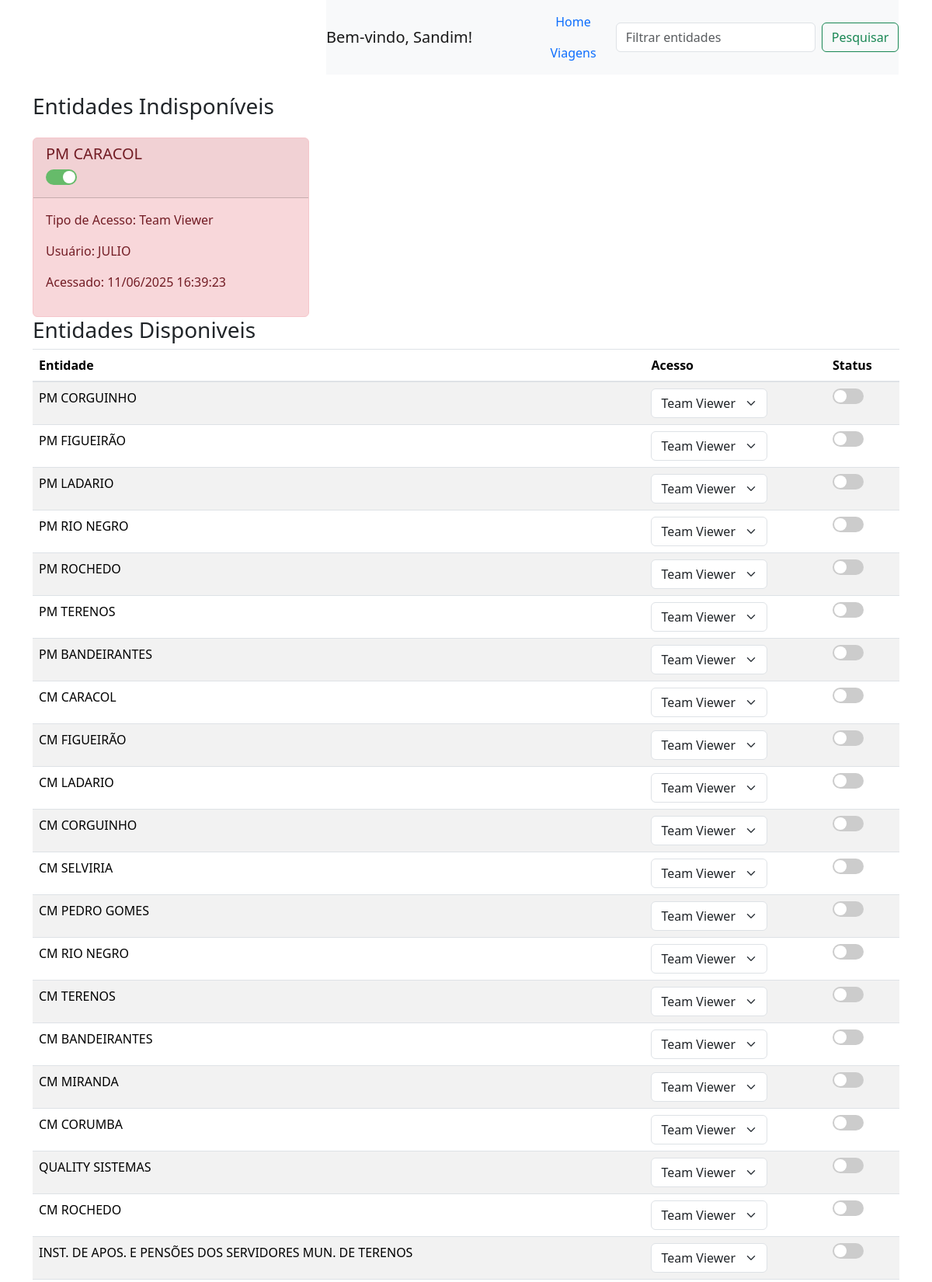
/ (signed in, upper part), run on the app's committed database.
### models.py (models this page shows)
class Entidade(db.Model):
    __tablename__ = 'entidades'
    id = db.Column(db.Integer, primary_key=True)
    nome = db.Column(db.String(100), nullable=False)
    usuario = db.Column(db.String(100))
    data = db.Column(db.DateTime)
    acesso = db.Column(db.String(100))
    tipo = db.Column(db.String(100))
    ativo = db.Column(db.Boolean, default=True)

### app.py (the view)
@app.route('/', methods=['GET', 'POST'])
def home():
    if 'username' not in session:
        if request.method == 'POST':
            session['username'] = request.form['username']
        else:
            return render_template('welcome.html')
    filtro = request.args.get('filtro', '')
    entidades = Entidade.query.filter(
        Entidade.nome.like(f'%{filtro}%')
    ).order_by(Entidade.ativo.asc()).all()
    for entidade in entidades:
        if entidade.data:  # Verifique se a data existe para evitar erros
            entidade.data_formatada = entidade.data.strftime('%d/%m/%Y %H:%M:%S')
        else:
            entidade.data_formatada = 'Data não disponível'
    e_filter = Entidade.query.filter(Entidade.ativo == False).all()
    if len(e_filter) == 0:
        qt_inativo = 0
    else :
        qt_inativo = 1
    return render_template('index.html', entidades=entidades, qt = qt_inativo  )

### templates/index.html (shortened to what this page needs)
<!DOCTYPE html>
<html lang="pt-br">
<head>
    <link rel="stylesheet" href="{{ url_for('static', filename='css/styles.css') }}">
    <link rel="stylesheet" href="https://cdnjs.cloudflare.com/ajax/libs/font-awesome/6.0.0-beta3/css/all.min.css">
    <link rel="stylesheet" href="https://stackpath.bootstrapcdn.com/bootstrap/4.5.2/css/bootstrap.min.css">
    <link href="https://cdn.jsdelivr.net/npm/bootstrap@5.3.3/dist/css/bootstrap.min.css" rel="stylesheet">
    <link href="https://cdn.jsdelivr.net/gh/gitbrent/bootstrap-switch-button@1.1.0/css/bootstrap-switch-button.min.css" rel="stylesheet">
</head>
<body>
    <div class="nav">
        <nav class="navbar navbar-expand-lg navbar-light bg-light">
            <a class="navbar-brand" href="#">Bem-vindo, {{ session['username'] }}!</a>
            <div class="collapse navbar-collapse" id="navbarSupportedContent">
                <ul class="nav justify-content-center">
                    <li class="nav-item">
                      <a class="nav-link" aria-current="page" href="{{url_for('home')}}">Home</a>
                    </li>
                    <li class="nav-item">
                      <a class="nav-link" href="{{url_for('viagens')}}">Viagens</a>
                    </li>
                </ul>
            </div>
            <form class="form-inline" method="GET" action="{{ url_for('home') }}">
                <input class="form-control mr-sm-2" type="search" name="filtro" placeholder="Filtrar entidades" value="{{ request.args.get('filtro', '') }}">
                <button class="btn btn-outline-success" type="submit">Pesquisar</button>
            </form>
        </nav>
    </div>
    <div class="container mt-4">
        {% if  qt != 0 %} <h3>Entidades Indisponíveis</h3> {% else %} <h3></h3> {% endif %}
        <div class="row" id="inativas-container">
            {% for entidade in entidades if not entidade.ativo %}
                <div class="col-md-4">
                    <div class="card entidade-card inativo">
                        <div class="card-header">
                            <h5>{{ entidade.nome }}</h5>
                            <form action="{{ url_for('toggle', entidade_id=entidade.id) }}" method="post">
                                <label class="switch">
                                    <span class="slider round"></span>
                                </label>
                            </form>
                        </div>
                        <div class="card-body">
                            <p id="tipo-acesso">Tipo de Acesso: {{entidade.acesso}}</p>
                            <p id="nome-usuario">Usuário: {{entidade.usuario}} </p>
                            <p>Acessado: {{entidade.data_formatada}} </p>
                        </div>
                    </div>
                </div>
            {% endfor %}
        </div>
        <h3>Entidades Disponiveis</h3>
        <table class="table table-striped">
            <thead>
                <tr>
                    <th>Entidade</th>
                    <th>Acesso</th>
                    <th>Status</th>
                </tr>
            </thead>
            <tbody id="ativas-container">
                {% for entidade in entidades if entidade.ativo %}
                    <tr>
                        <td>{{ entidade.nome }}</td>
                        <td>
                            <select id="tool-{{ entidade.id }}" class="form-select" name="tool" aria-label="Default select example" style="width: 150px;">
                                <option value="Team Viewer" selected>Team Viewer</option>
                            </select>
                        </td>
                        <td>
                            <label class="switch">
                                <span class="slider round"></span>
                            </label>
                        </td>
                    </tr>
                {% endfor %}
            </tbody>
        </table>
    </div>
</body>
</html>

### static/css/styles.css (style rules this page uses)
.entidade-card.inativo { background-color: #f8d7da; border: 1px solid #f5c6cb; color: #721c24; margin-top: 15px; margin-bottom: 10; transition: all 0.5s ease; }
.nav { display: flex; align-items: center; margin-left: 35%; }
.switch { position: relative; display: inline-block; width: 40px; height: 20px; }
.slider { position: absolute; cursor: pointer; top: 0; left: 0; right: 0; bottom: 0; background-color: #ccc; transition: 0.4s; border-radius: 20px; }
.slider:before { position: absolute; content: ""; height: 16px; width: 16px; left: 2px; bottom: 2px; background-color: white; transition: 0.4s; border-radius: 50%; }
input:checked + .slider { background-color: #66bb6a; }
input:checked + .slider:before { transform: translateX(20px); }
.container { margin-top: 20px; }

### data on the page
Entidade: nome "PM CARACOL", acesso "Team Viewer", usuario "JULIO", data_formatada "11/06/2025 16:39:23"
Entidade: nome "PM CORGUINHO", tool "Team Viewer"
Entidade: nome "PM FIGUEIRÃO", tool "Team Viewer"
Entidade: nome "PM LADARIO", tool "Team Viewer"
Entidade: nome "PM RIO NEGRO", tool "Team Viewer"
Entidade: nome "PM ROCHEDO", tool "Team Viewer"
Entidade: nome "PM TERENOS", tool "Team Viewer"
Entidade: nome "PM BANDEIRANTES", tool "Team Viewer"
Entidade: nome "CM CARACOL", tool "Team Viewer"
Entidade: nome "CM FIGUEIRÃO", tool "Team Viewer"
Entidade: nome "CM LADARIO", tool "Team Viewer"
Entidade: nome "CM CORGUINHO", tool "Team Viewer"
Entidade: nome "CM SELVIRIA", tool "Team Viewer"
Entidade: nome "CM PEDRO GOMES", tool "Team Viewer"
Entidade: nome "CM RIO NEGRO", tool "Team Viewer"
Entidade: nome "CM TERENOS", tool "Team Viewer"
Entidade: nome "CM BANDEIRANTES", tool "Team Viewer"
Entidade: nome "CM MIRANDA", tool "Team Viewer"
Entidade: nome "CM CORUMBA", tool "Team Viewer"
Entidade: nome "QUALITY SISTEMAS", tool "Team Viewer"
Entidade: nome "CM ROCHEDO", tool "Team Viewer"
Entidade: nome "INST. DE APOS. E PENSÕES DOS SERVIDORES MUN. DE TERENOS", tool "Team Viewer"

### other printed values
{{ session['username'] }} "Sandim"
